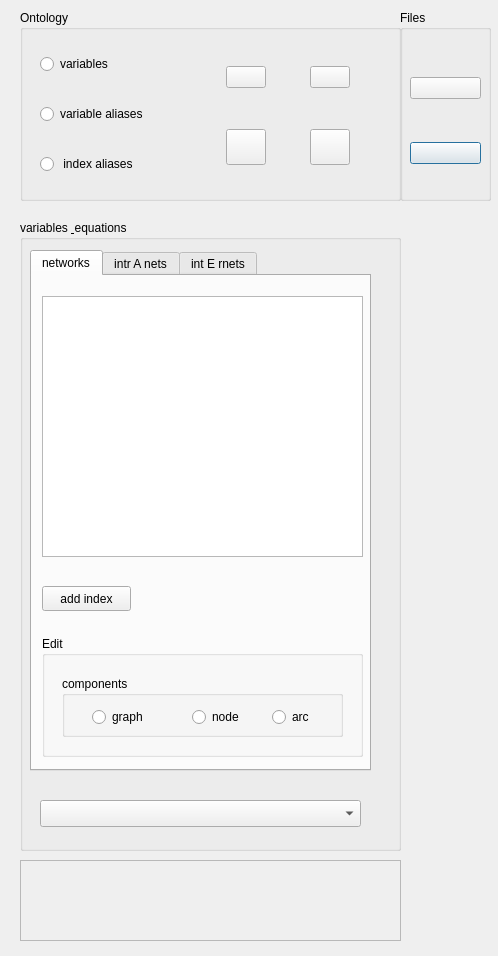
<?xml version="1.0" encoding="UTF-8"?>
<ui version="4.0">
 <class>OntologyDesigner</class>
 <widget class="QDialog" name="OntologyDesigner">
  <property name="geometry">
   <rect>
    <x>0</x>
    <y>0</y>
    <width>498</width>
    <height>956</height>
   </rect>
  </property>
  <property name="windowTitle">
   <string>ProMo Equation Editor</string>
  </property>
  <widget class="QGroupBox" name="groupVariables">
   <property name="geometry">
    <rect>
     <x>20</x>
     <y>220</y>
     <width>381</width>
     <height>631</height>
    </rect>
   </property>
   <property name="title">
    <string>variables &amp; equations</string>
   </property>
   <widget class="QTabWidget" name="tabWidget">
    <property name="geometry">
     <rect>
      <x>10</x>
      <y>30</y>
      <width>341</width>
      <height>521</height>
     </rect>
    </property>
    <property name="currentIndex">
     <number>0</number>
    </property>
    <widget class="QWidget" name="tab_networks">
     <attribute name="title">
      <string>networks</string>
     </attribute>
     <widget class="QTreeWidget" name="treeWidget">
      <property name="geometry">
       <rect>
        <x>10</x>
        <y>20</y>
        <width>321</width>
        <height>261</height>
       </rect>
      </property>
      <attribute name="headerVisible">
       <bool>false</bool>
      </attribute>
      <column>
       <property name="text">
        <string notr="true">1</string>
       </property>
      </column>
     </widget>
     <widget class="QGroupBox" name="groupEdit">
      <property name="geometry">
       <rect>
        <x>10</x>
        <y>360</y>
        <width>321</width>
        <height>121</height>
       </rect>
      </property>
      <property name="title">
       <string>Edit</string>
      </property>
      <widget class="QGroupBox" name="groupBoxComponents">
       <property name="geometry">
        <rect>
         <x>20</x>
         <y>40</y>
         <width>281</width>
         <height>61</height>
        </rect>
       </property>
       <property name="title">
        <string>components</string>
       </property>
       <widget class="QRadioButton" name="radioArc">
        <property name="geometry">
         <rect>
          <x>210</x>
          <y>30</y>
          <width>61</width>
          <height>22</height>
         </rect>
        </property>
        <property name="toolTip">
         <string>select to edit variables</string>
        </property>
        <property name="text">
         <string>arc</string>
        </property>
       </widget>
       <widget class="QRadioButton" name="radioNode">
        <property name="geometry">
         <rect>
          <x>130</x>
          <y>30</y>
          <width>71</width>
          <height>22</height>
         </rect>
        </property>
        <property name="toolTip">
         <string>select to edit variables</string>
        </property>
        <property name="text">
         <string>node</string>
        </property>
       </widget>
       <widget class="QRadioButton" name="radioGraph">
        <property name="geometry">
         <rect>
          <x>30</x>
          <y>30</y>
          <width>71</width>
          <height>22</height>
         </rect>
        </property>
        <property name="toolTip">
         <string>select to edit variables</string>
        </property>
        <property name="text">
         <string>graph</string>
        </property>
       </widget>
      </widget>
     </widget>
     <widget class="QPushButton" name="pushAddIndex">
      <property name="geometry">
       <rect>
        <x>10</x>
        <y>310</y>
        <width>89</width>
        <height>25</height>
       </rect>
      </property>
      <property name="text">
       <string>add index</string>
      </property>
     </widget>
    </widget>
    <widget class="QWidget" name="tab_intranets">
     <attribute name="title">
      <string>intr A nets</string>
     </attribute>
     <widget class="QComboBox" name="combo_IntraConnectionNetwork">
      <property name="geometry">
       <rect>
        <x>30</x>
        <y>50</y>
        <width>289</width>
        <height>27</height>
       </rect>
      </property>
     </widget>
    </widget>
    <widget class="QWidget" name="tab_internets">
     <attribute name="title">
      <string>int E rnets</string>
     </attribute>
     <widget class="QComboBox" name="combo_InterConnectionNetwork">
      <property name="geometry">
       <rect>
        <x>30</x>
        <y>50</y>
        <width>289</width>
        <height>27</height>
       </rect>
      </property>
     </widget>
    </widget>
   </widget>
   <widget class="QComboBox" name="combo_EditVariableTypes">
    <property name="geometry">
     <rect>
      <x>20</x>
      <y>580</y>
      <width>321</width>
      <height>27</height>
     </rect>
    </property>
   </widget>
  </widget>
  <widget class="QGroupBox" name="groupOntology">
   <property name="geometry">
    <rect>
     <x>20</x>
     <y>10</y>
     <width>381</width>
     <height>191</height>
    </rect>
   </property>
   <property name="title">
    <string>Ontology</string>
   </property>
   <widget class="QWidget" name="layoutWidget">
    <property name="geometry">
     <rect>
      <x>20</x>
      <y>20</y>
      <width>348</width>
      <height>171</height>
     </rect>
    </property>
    <layout class="QHBoxLayout" name="horizontalLayout">
     <item>
      <layout class="QVBoxLayout" name="verticalLayout">
       <item>
        <widget class="QRadioButton" name="radioVariables">
         <property name="toolTip">
          <string>select to edit variables</string>
         </property>
         <property name="text">
          <string>variables</string>
         </property>
        </widget>
       </item>
       <item>
        <widget class="QRadioButton" name="radioVariablesAliases">
         <property name="toolTip">
          <string>select to edit variable aliases</string>
         </property>
         <property name="text">
          <string>variable aliases</string>
         </property>
        </widget>
       </item>
       <item>
        <widget class="QRadioButton" name="radioIndicesAliases">
         <property name="toolTip">
          <string>select to edit index aliases</string>
         </property>
         <property name="text">
          <string> index aliases</string>
         </property>
        </widget>
       </item>
      </layout>
     </item>
     <item>
      <spacer name="horizontalSpacer">
       <property name="orientation">
        <enum>Qt::Horizontal</enum>
       </property>
       <property name="sizeHint" stdset="0">
        <size>
         <width>40</width>
         <height>20</height>
        </size>
       </property>
      </spacer>
     </item>
     <item>
      <layout class="QGridLayout" name="gridLayout">
       <item row="2" column="5">
        <spacer name="horizontalSpacer_4">
         <property name="orientation">
          <enum>Qt::Horizontal</enum>
         </property>
         <property name="sizeHint" stdset="0">
          <size>
           <width>40</width>
           <height>20</height>
          </size>
         </property>
        </spacer>
       </item>
       <item row="0" column="2">
        <spacer name="verticalSpacer_4">
         <property name="orientation">
          <enum>Qt::Vertical</enum>
         </property>
         <property name="sizeHint" stdset="0">
          <size>
           <width>20</width>
           <height>40</height>
          </size>
         </property>
        </spacer>
       </item>
       <item row="4" column="4">
        <spacer name="verticalSpacer_7">
         <property name="orientation">
          <enum>Qt::Vertical</enum>
         </property>
         <property name="sizeHint" stdset="0">
          <size>
           <width>20</width>
           <height>40</height>
          </size>
         </property>
        </spacer>
       </item>
       <item row="3" column="5">
        <spacer name="horizontalSpacer_5">
         <property name="orientation">
          <enum>Qt::Horizontal</enum>
         </property>
         <property name="sizeHint" stdset="0">
          <size>
           <width>40</width>
           <height>20</height>
          </size>
         </property>
        </spacer>
       </item>
       <item row="2" column="4">
        <spacer name="verticalSpacer_2">
         <property name="orientation">
          <enum>Qt::Vertical</enum>
         </property>
         <property name="sizeHint" stdset="0">
          <size>
           <width>20</width>
           <height>40</height>
          </size>
         </property>
        </spacer>
       </item>
       <item row="1" column="3">
        <spacer name="horizontalSpacer_2">
         <property name="orientation">
          <enum>Qt::Horizontal</enum>
         </property>
         <property name="sizeHint" stdset="0">
          <size>
           <width>40</width>
           <height>20</height>
          </size>
         </property>
        </spacer>
       </item>
       <item row="3" column="3">
        <spacer name="verticalSpacer_3">
         <property name="orientation">
          <enum>Qt::Vertical</enum>
         </property>
         <property name="sizeHint" stdset="0">
          <size>
           <width>20</width>
           <height>40</height>
          </size>
         </property>
        </spacer>
       </item>
       <item row="4" column="2">
        <spacer name="verticalSpacer_5">
         <property name="orientation">
          <enum>Qt::Vertical</enum>
         </property>
         <property name="sizeHint" stdset="0">
          <size>
           <width>20</width>
           <height>40</height>
          </size>
         </property>
        </spacer>
       </item>
       <item row="0" column="4">
        <spacer name="verticalSpacer_6">
         <property name="orientation">
          <enum>Qt::Vertical</enum>
         </property>
         <property name="sizeHint" stdset="0">
          <size>
           <width>20</width>
           <height>40</height>
          </size>
         </property>
        </spacer>
       </item>
       <item row="1" column="0">
        <spacer name="horizontalSpacer_3">
         <property name="orientation">
          <enum>Qt::Horizontal</enum>
         </property>
         <property name="sizeHint" stdset="0">
          <size>
           <width>40</width>
           <height>20</height>
          </size>
         </property>
        </spacer>
       </item>
       <item row="2" column="2">
        <spacer name="verticalSpacer">
         <property name="orientation">
          <enum>Qt::Vertical</enum>
         </property>
         <property name="sizeHint" stdset="0">
          <size>
           <width>20</width>
           <height>40</height>
          </size>
         </property>
        </spacer>
       </item>
       <item row="3" column="0">
        <spacer name="horizontalSpacer_6">
         <property name="orientation">
          <enum>Qt::Horizontal</enum>
         </property>
         <property name="sizeHint" stdset="0">
          <size>
           <width>40</width>
           <height>20</height>
          </size>
         </property>
        </spacer>
       </item>
       <item row="1" column="5">
        <spacer name="horizontalSpacer_7">
         <property name="orientation">
          <enum>Qt::Horizontal</enum>
         </property>
         <property name="sizeHint" stdset="0">
          <size>
           <width>40</width>
           <height>20</height>
          </size>
         </property>
        </spacer>
       </item>
       <item row="1" column="4">
        <widget class="QPushButton" name="pushCompile">
         <property name="sizePolicy">
          <sizepolicy hsizetype="Minimum" vsizetype="Expanding">
           <horstretch>0</horstretch>
           <verstretch>0</verstretch>
          </sizepolicy>
         </property>
         <property name="toolTip">
          <string>press to compile</string>
         </property>
         <property name="text">
          <string/>
         </property>
        </widget>
       </item>
       <item row="1" column="2">
        <widget class="QPushButton" name="pushInfo">
         <property name="sizePolicy">
          <sizepolicy hsizetype="Expanding" vsizetype="Expanding">
           <horstretch>0</horstretch>
           <verstretch>0</verstretch>
          </sizepolicy>
         </property>
         <property name="toolTip">
          <string>press for information</string>
         </property>
         <property name="text">
          <string/>
         </property>
        </widget>
       </item>
       <item row="3" column="4">
        <widget class="QPushButton" name="pushMakeAllVarEqPictures">
         <property name="sizePolicy">
          <sizepolicy hsizetype="Expanding" vsizetype="Expanding">
           <horstretch>0</horstretch>
           <verstretch>0</verstretch>
          </sizepolicy>
         </property>
         <property name="toolTip">
          <string>&lt;html&gt;&lt;head/&gt;&lt;body&gt;&lt;p&gt;- compiles into all available code languages&lt;/p&gt;&lt;p&gt;- writes equations and variables as well as index file&lt;/p&gt;&lt;p&gt;- generates latex files with dot graphs&lt;/p&gt;&lt;/body&gt;&lt;/html&gt;</string>
         </property>
         <property name="text">
          <string/>
         </property>
         <property name="autoDefault">
          <bool>false</bool>
         </property>
         <property name="default">
          <bool>true</bool>
         </property>
        </widget>
       </item>
       <item row="3" column="2">
        <widget class="QPushButton" name="pushExit">
         <property name="sizePolicy">
          <sizepolicy hsizetype="Expanding" vsizetype="Expanding">
           <horstretch>0</horstretch>
           <verstretch>0</verstretch>
          </sizepolicy>
         </property>
         <property name="toolTip">
          <string>&lt;html&gt;&lt;head/&gt;&lt;body&gt;&lt;p&gt;- compiles into all available code languages&lt;/p&gt;&lt;p&gt;- writes equations and variables as well as index file&lt;/p&gt;&lt;p&gt;- generates latex files with dot graphs&lt;/p&gt;&lt;/body&gt;&lt;/html&gt;</string>
         </property>
         <property name="text">
          <string/>
         </property>
         <property name="autoDefault">
          <bool>false</bool>
         </property>
         <property name="default">
          <bool>true</bool>
         </property>
        </widget>
       </item>
      </layout>
     </item>
     <item>
      <layout class="QVBoxLayout" name="verticalLayout_2">
       <property name="sizeConstraint">
        <enum>QLayout::SetMinimumSize</enum>
       </property>
      </layout>
     </item>
    </layout>
   </widget>
  </widget>
  <widget class="QGroupBox" name="groupFiles">
   <property name="geometry">
    <rect>
     <x>400</x>
     <y>10</y>
     <width>91</width>
     <height>191</height>
    </rect>
   </property>
   <property name="title">
    <string>Files</string>
   </property>
   <widget class="QWidget" name="verticalLayoutWidget">
    <property name="geometry">
     <rect>
      <x>10</x>
      <y>30</y>
      <width>71</width>
      <height>161</height>
     </rect>
    </property>
    <layout class="QVBoxLayout" name="verticalLayout_3">
     <item>
      <widget class="QPushButton" name="pushWrite">
       <property name="toolTip">
        <string>&lt;html&gt;&lt;head/&gt;&lt;body&gt;&lt;p&gt;- compiles into all available code languages&lt;/p&gt;&lt;p&gt;- writes equations and variables as well as index file&lt;/p&gt;&lt;p&gt;- generates latex files with dot graphs&lt;/p&gt;&lt;/body&gt;&lt;/html&gt;</string>
       </property>
       <property name="text">
        <string/>
       </property>
       <property name="autoDefault">
        <bool>false</bool>
       </property>
       <property name="default">
        <bool>true</bool>
       </property>
      </widget>
     </item>
     <item>
      <widget class="QPushButton" name="pushShowVariables">
       <property name="toolTip">
        <string>&lt;html&gt;&lt;head/&gt;&lt;body&gt;&lt;p&gt;- compiles into all available code languages&lt;/p&gt;&lt;p&gt;- writes equations and variables as well as index file&lt;/p&gt;&lt;p&gt;- generates latex files with dot graphs&lt;/p&gt;&lt;/body&gt;&lt;/html&gt;</string>
       </property>
       <property name="text">
        <string/>
       </property>
       <property name="autoDefault">
        <bool>false</bool>
       </property>
       <property name="default">
        <bool>true</bool>
       </property>
      </widget>
     </item>
    </layout>
   </widget>
  </widget>
  <widget class="QTextBrowser" name="msgWindow">
   <property name="enabled">
    <bool>false</bool>
   </property>
   <property name="geometry">
    <rect>
     <x>20</x>
     <y>860</y>
     <width>381</width>
     <height>81</height>
    </rect>
   </property>
   <property name="palette">
    <palette>
     <active>
      <colorrole role="WindowText">
       <brush brushstyle="SolidPattern">
        <color alpha="255">
         <red>76</red>
         <green>76</green>
         <blue>76</blue>
        </color>
       </brush>
      </colorrole>
      <colorrole role="Text">
       <brush brushstyle="SolidPattern">
        <color alpha="255">
         <red>60</red>
         <green>60</green>
         <blue>60</blue>
        </color>
       </brush>
      </colorrole>
      <colorrole role="PlaceholderText">
       <brush brushstyle="NoBrush">
        <color alpha="128">
         <red>60</red>
         <green>60</green>
         <blue>60</blue>
        </color>
       </brush>
      </colorrole>
     </active>
     <inactive>
      <colorrole role="WindowText">
       <brush brushstyle="SolidPattern">
        <color alpha="255">
         <red>76</red>
         <green>76</green>
         <blue>76</blue>
        </color>
       </brush>
      </colorrole>
      <colorrole role="Text">
       <brush brushstyle="SolidPattern">
        <color alpha="255">
         <red>60</red>
         <green>60</green>
         <blue>60</blue>
        </color>
       </brush>
      </colorrole>
      <colorrole role="PlaceholderText">
       <brush brushstyle="NoBrush">
        <color alpha="128">
         <red>60</red>
         <green>60</green>
         <blue>60</blue>
        </color>
       </brush>
      </colorrole>
     </inactive>
     <disabled>
      <colorrole role="WindowText">
       <brush brushstyle="SolidPattern">
        <color alpha="255">
         <red>255</red>
         <green>0</green>
         <blue>0</blue>
        </color>
       </brush>
      </colorrole>
      <colorrole role="Text">
       <brush brushstyle="SolidPattern">
        <color alpha="255">
         <red>255</red>
         <green>0</green>
         <blue>0</blue>
        </color>
       </brush>
      </colorrole>
      <colorrole role="PlaceholderText">
       <brush brushstyle="NoBrush">
        <color alpha="128">
         <red>60</red>
         <green>60</green>
         <blue>60</blue>
        </color>
       </brush>
      </colorrole>
     </disabled>
    </palette>
   </property>
   <property name="font">
    <font>
     <weight>75</weight>
     <bold>true</bold>
    </font>
   </property>
   <property name="acceptDrops">
    <bool>false</bool>
   </property>
  </widget>
 </widget>
 <resources/>
 <connections/>
</ui>
